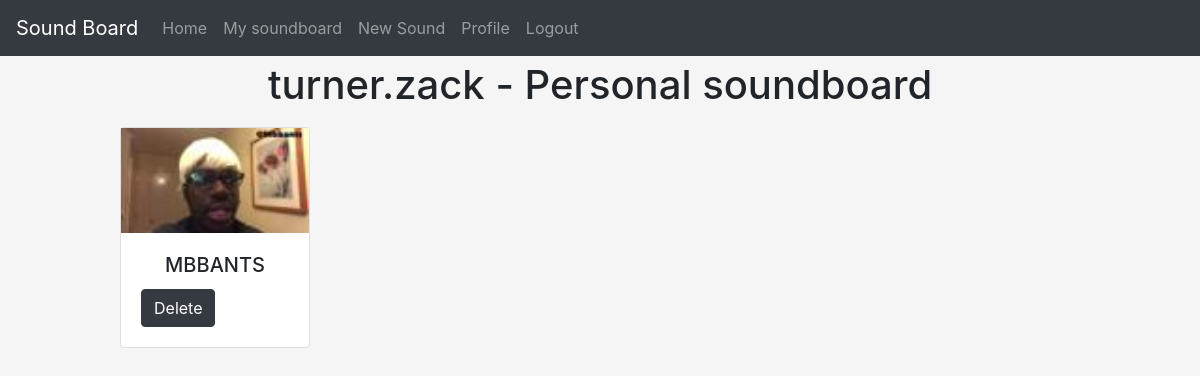
/soundboard/ (signed in), run on an earlier commit of the app's database.
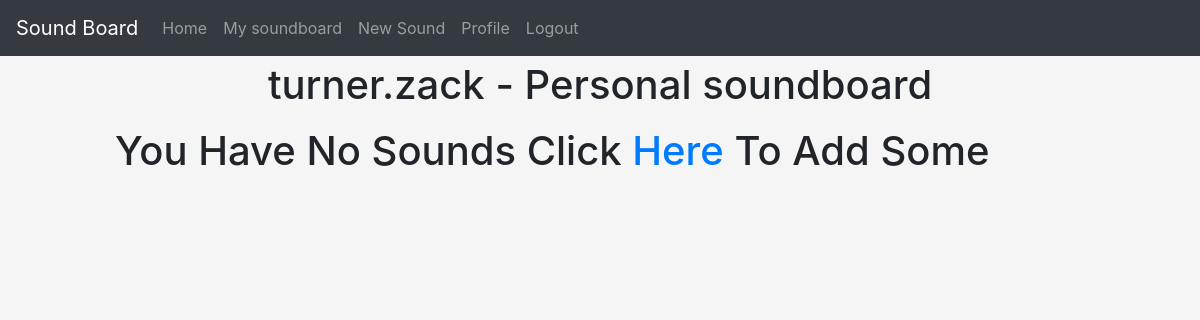
And on a later commit of the database.
### sound/models.py (models this page shows, shortened)
class UserSoundBoard(models.Model):
    user = models.ForeignKey(User,on_delete=models.CASCADE)
    sounds = models.ForeignKey(SoundPost, on_delete=models.CASCADE)

class SoundPost(models.Model):
    author = models.ForeignKey(User, on_delete=models.CASCADE, default='')
    sound = models.FileField(upload_to='sounds')
    image = models.ImageField(upload_to='images', default='images/default.png')
    title = models.CharField(max_length=50)

### sound/views.py (the view, shortened to what this page needs)
# urls.py: path('soundboard/', views.SoundBoard.as_view(), name='userboard'),
class SoundBoard(LoginRequiredMixin, View):
    @staticmethod
    def get(request):
        user_sounds = UserSoundBoard.objects.filter(user=request.user)
        if not user_sounds.first():
            context = {
                'add_sounds': 'True',
            }
        else:
            context = {
                'user_sound': user_sounds,
            }
        return render(request, 'sound/sound_board.html', context)

### templates/sound/sound_board.html (shortened to what this page needs)
{% extends 'sound/base.html' %}
{% block content %}
    <div class="row justify-content-center">
        <div class="col-10 article">
            <h1 class="center">{{ user.username }} - Personal soundboard</h1>
            <div class="row align-items-start">
                {% if add_sounds %}
                    <h1 style="padding-top: 10px">You Have No Sounds Click <a href="/">Here</a> To Add Some</h1>            {% endif %}
                <div class="container">
                    <div class="row align-items-start">
                        {% for i in user_sound %}
                            <div class="col-sm audio-card" style="padding-top: 10px; width: 200px; max-width: 200px;">
                                <div class="card" onclick="var audio = new Audio('{{ i.sounds.sound.url }}'); audio.play()">
                                    <img src="{{ i.sounds.image.url }}" alt="sound-image">
                                    <div class="card-body">
                                        <h5 class="card-title center">{{ i.sounds.title }}</h5>
                                        <form method="post">
                                            <button class="btn btn-dark" id="prim_key" name="prim_key" value="{{ i.pk }}">Delete</button>
                                        </form>
                                    </div>
                                </div>
                            </div>
                            {% if forloop.last %}
                                <div class="col-sm"></div>
                            {% endif %}
                        {% endfor %}
                    </div>
                </div>
            </div>
        </div>
{% endblock content %}

What changed in the data, as far as the page shows it:
removed UserSoundBoard: sounds.image (placeholder picture), sounds "MBBANTS", {{ i.pk }} 146 (drawn)
Also different on the page:
text now shown: "You Have No Sounds Click Here To Add Some"
